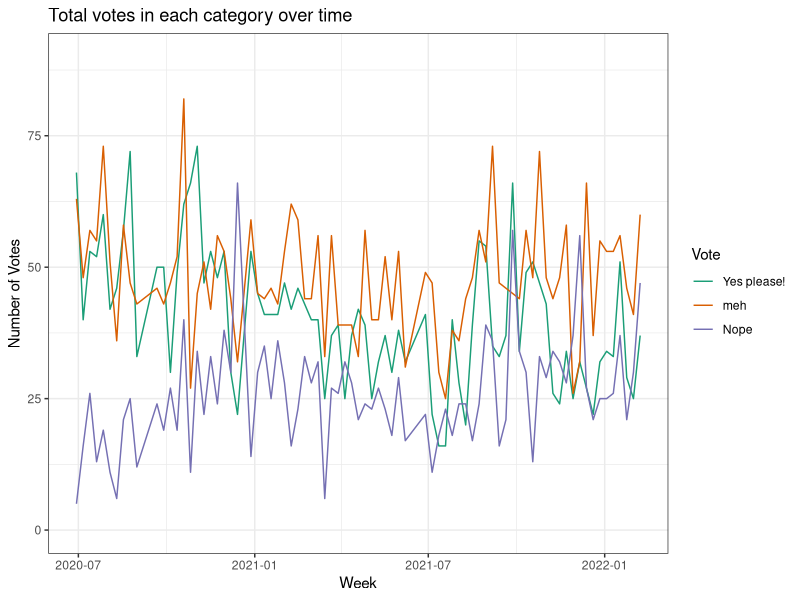
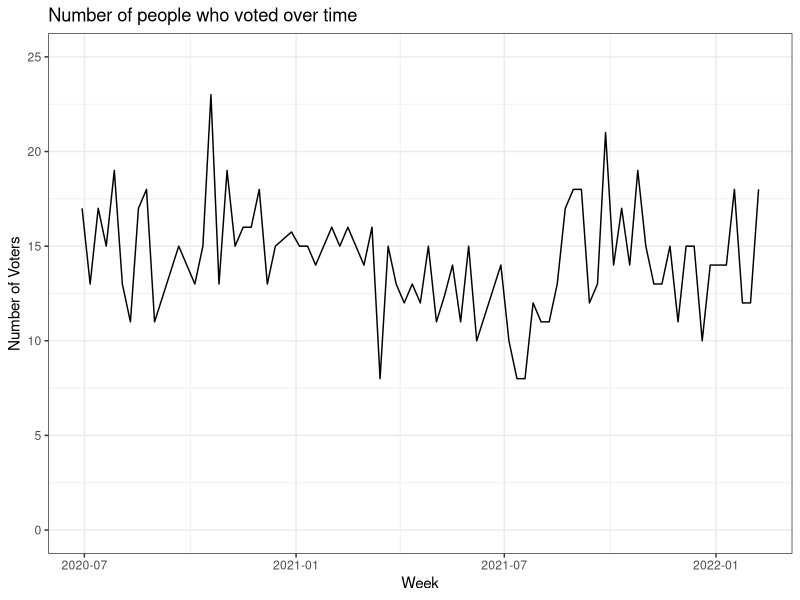
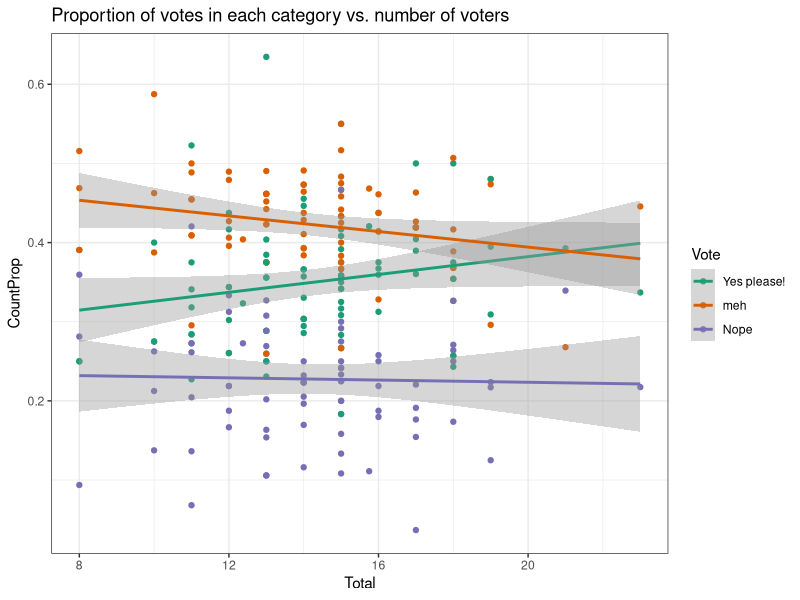

Source code (R) for these figures, in order:
## ---- chunk 1
knitr::opts_chunk$set(message=FALSE, warning=FALSE)
library(tidyverse)
library(lubridate)
library(nnet)
theme_set(theme_bw())
setwd('~/Projects/MovieNight/')
## ---- chunk 2
all_dat = read.csv('all-weeks-cleaned.csv')
head(all_dat)
all_dat = select(all_dat, -Column)
levels(factor(all_dat$Vote))
all_dat = (all_dat
           %>% mutate(Week = ymd(Week),
                      Vote = factor(Vote, 
                                    labels = c('meh', 'Nope', 'Yes please!')),
                      Vote = factor(Vote, levels = c('Yes please!', 'meh', 'Nope'))))
## ---- chunk 3
cat_totals = (all_dat
              %>% group_by(Week, Vote)
              %>% summarize(Count = sum(Count)))
cat_plt = ggplot(cat_totals, aes(Week, Count, colour = Vote)) +
    geom_line() +
    scale_colour_brewer(palette = 'Dark2') +
    ylim(0, 90) +
    ylab('Number of Votes') +
    ggtitle('Total votes in each category over time')
cat_plt
    
tots = (cat_totals
        %>% group_by(Week)
    %>% summarize(Count = sum(Count)/8))
tot_plt = ggplot(tots, aes(Week, Count)) +
    geom_line() +
    ylim(0,25) +
    ylab('Number of Voters') +
    ggtitle('Number of people who voted over time')
tot_plt
## ---- chunk 4
cat_prop = (cat_totals
           %>% group_by(Week)
           %>% mutate(CountProp = Count/sum(Count),
                      Total = sum(Count)/8)
           %>% ungroup())
head(cat_prop)

cat_prop_plt = ggplot(cat_prop, aes(Total, CountProp, colour = Vote)) +
    geom_point() +
    geom_smooth(method = 'lm') +
    scale_colour_brewer(palette = 'Dark2') +
    ggtitle('Proportion of votes in each category vs. number of voters')
cat_prop_plt
## ---- chunk 5
# head(all_dat)

winners = read.csv('winners.csv')
# head(winners)

freqs = (all_dat
  %>% filter(!(Title %in% winners$Winner))
  %>% count(Title)
  %>% mutate(Count = n/3)
  %>% arrange(desc(n), desc(Title))
  %>% select(-n))
freqs %>% filter(Count >= 5)
## ---- chunk 6
get_second = function(v){
  r = rank(-1*v)
  return(which(r == 2))
}

seconds = (all_dat
 %>% filter(SpecialWeek == '')
 %>% spread(Vote,Count)
 %>% mutate(Score = `Yes please!` - Nope)
 %>% group_by(Week)
 %>% summarize(Second = Title[get_second(Score)])
 %>% filter(!(Second %in% winners$Winner)))

(seconds
  %>% count(Second)
  %>% arrange(desc(n)))
## ---- chunk 7
sec_freq = left_join(seconds, freqs, by = c('Second' = 'Title'))
sec_freq %>% arrange(desc(Count), desc(Second))
## ---- chunk 8
head(all_dat)
mult_dat = (cat_totals
            %>% select(Week, Vote, Count)
            %>% spread(Vote, Count)
            %>% rename(no = Nope, 
                       yes = `Yes please!`)
            %>% select(Week, no, meh, yes))
mult_dat

mult_resp = as.matrix(mult_dat[,2:4])
mult_resp
head(mult_resp)
voters = rowSums(mult_resp)
voters = scale(voters)
week = mult_dat$Week
week = scale(week)
mod = multinom(mult_resp ~ voters*week)
summary(mod)
exp(coef(mod))
pred = head(round(fitted(mod), 2))
head(pred)

